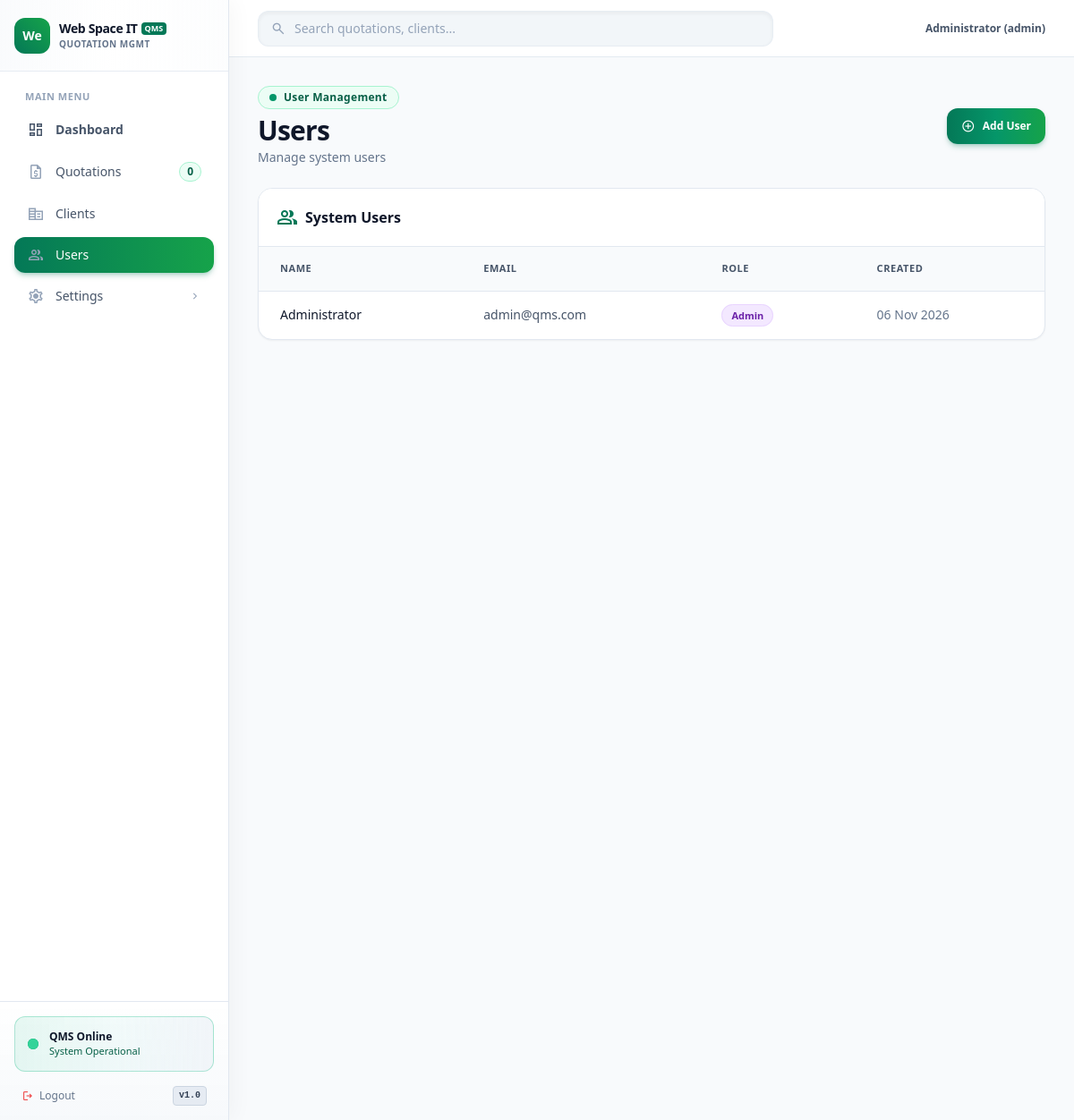
Screenshot of /admin/users/index.php (signed in) with the database file from the repository.
### tables this page shows
CREATE TABLE IF NOT EXISTS company_settings (
    id INT AUTO_INCREMENT PRIMARY KEY,
    company_name VARCHAR(150) NOT NULL,
    logo VARCHAR(255),
    favicon VARCHAR(255),
    address TEXT,
    phone VARCHAR(50),
    email VARCHAR(100),
    website VARCHAR(100),
    currency VARCHAR(10) DEFAULT '৳',
    default_validity_days INT DEFAULT 30,
    default_terms TEXT,
    smtp_host VARCHAR(100),
    smtp_port VARCHAR(10),
    smtp_username VARCHAR(100),
    smtp_password VARCHAR(255),
    smtp_encryption VARCHAR(10),
    from_name VARCHAR(100),
    from_email VARCHAR(100),
    email_template TEXT,
    table_font_family VARCHAR(50) DEFAULT 'inherit',
    table_font_size VARCHAR(10) DEFAULT '14px',
    table_font_style VARCHAR(20) DEFAULT 'normal',
    table_font_weight VARCHAR(20) DEFAULT 'normal',
    table_line_height VARCHAR(10) DEFAULT '1.4',
    table_letter_spacing VARCHAR(10) DEFAULT 'normal',
    table_text_transform VARCHAR(20) DEFAULT 'none',
    table_text_decoration VARCHAR(30) DEFAULT 'none',
    table_text_color VARCHAR(20) DEFAULT '#374151',
    default_authorized_signature VARCHAR(255) DEFAULT 'Authorized Signature',
    block_typography TEXT,
    created_at DATETIME DEFAULT CURRENT_TIMESTAMP,
    updated_at DATETIME DEFAULT CURRENT_TIMESTAMP ON UPDATE CURRENT_TIMESTAMP
);

CREATE TABLE IF NOT EXISTS users (
    id INT AUTO_INCREMENT PRIMARY KEY,
    name VARCHAR(100) NOT NULL,
    email VARCHAR(100) UNIQUE NOT NULL,
    password VARCHAR(255) NOT NULL,
    role ENUM('admin', 'staff') DEFAULT 'staff',
    created_at DATETIME DEFAULT CURRENT_TIMESTAMP,
    updated_at DATETIME DEFAULT CURRENT_TIMESTAMP ON UPDATE CURRENT_TIMESTAMP
);

### admin/users/index.php (the view, shortened to what the rows shown need)
<?php
require_once '../../includes/auth.php';
require_once '../../config/database.php';
require_once '../../includes/functions.php';
$user = new User();
$users = $user->getAll();
require_once '../../includes/header.php';
?>
<main class="w-full pt-16 bg-slate-50 min-h-screen">
    <div class="p-8 flex flex-col gap-6 max-w-[1680px] mx-auto w-full">
        <div class="flex flex-col lg:flex-row lg:items-center lg:justify-between gap-4">
            <div class="flex flex-col">
                <h1 class="text-2xl lg:text-3xl font-extrabold text-slate-900 tracking-tight">Users</h1>
            </div>
        </div>
        <div class="bg-white rounded-2xl shadow-sm border border-slate-200 overflow-hidden flex flex-col">
            <div class="p-5 border-b border-slate-200 bg-white">
                <h2 class="text-base font-extrabold text-slate-900 flex items-center gap-2">
                    <span class="material-symbols-outlined text-emerald-700">people</span> System Users
                </h2>
            </div>
            <div class="overflow-x-auto">
                <table class="w-full text-left border-collapse">
                    <thead>
                        <tr class="bg-slate-50 text-slate-600 text-[11px] font-bold uppercase tracking-wider border-b border-slate-200">
                            <th class="py-4 px-6">Name</th>
                            <th class="py-4 px-6">Email</th>
                            <th class="py-4 px-6">Role</th>
                            <th class="py-4 px-6">Created</th>
                        </tr>
                    </thead>
                    <tbody class="text-sm divide-y divide-slate-100 font-medium">
                        <?php foreach($users as $u): ?>
                        <tr class="hover:bg-slate-50 transition-colors">
                            <td class="py-4 px-6 text-slate-900 font-medium"><?= e($u['name']) ?></td>
                            <td class="py-4 px-6 text-slate-600"><?= e($u['email']) ?></td>
                            <td class="py-4 px-6"><span class="px-2.5 py-1 rounded-full text-[11px] font-bold <?= $u['role']=='admin' ? 'bg-purple-100 text-purple-800 border border-purple-200' : 'bg-blue-100 text-blue-800 border border-blue-200' ?>"><?= ucfirst($u['role']) ?></span></td>
                            <td class="py-4 px-6 text-slate-500 font-medium"><?= date('d M Y', strtotime($u['created_at'])) ?></td>
                        </tr>
                        <?php endforeach; ?>
                    </tbody>
                </table>
            </div>
        </div>
    </div>
</main>
<?php require_once '../../includes/footer.php'; ?>

### includes/header.php (shortened to what the rows shown need)
<?php
require_once __DIR__ . '/../config/database.php';
require_once __DIR__ . '/functions.php';
$company = new Company();
$comp = $company->getSettings();
?>
<!DOCTYPE html>
<html lang="en">
<head>
<script src="https://cdn.tailwindcss.com?plugins=forms,container-queries"></script>
<script id="tailwind-config">
</head>
<body class="bg-slate-50 font-sans text-slate-800 antialiased min-h-screen">
<aside class="fixed left-0 top-0 h-full w-64 bg-white/95 backdrop-blur-xl border-r border-slate-200 z-50 flex flex-col justify-between shadow-[4px_0_24px_rgba(0,0,0,0.04)]">
    <div class="flex flex-col flex-1 overflow-y-auto">
        <div class="h-20 px-4 flex items-center gap-3 border-b border-slate-200/80 bg-gradient-to-r from-slate-50/80 via-white to-slate-50/40">
            <div class="flex items-center gap-2.5 min-w-0">
                <?php if(!empty($comp['logo'])): ?>
                <img alt="<?= e($comp['company_name']) ?>" class="h-10 w-auto object-contain shrink-0 drop-shadow-sm" src="<?= BASE_URL ?>assets/uploads/<?= e($comp['logo']) ?>"/>
                <?php else: ?>
                <div class="w-10 h-10 rounded-xl bg-gradient-to-tr from-emerald-700 to-green-600 flex items-center justify-center text-white font-bold text-sm shrink-0"><?= e(substr($comp['company_name'],0,2)) ?></div>
                <?php endif; ?>
                <div class="flex flex-col min-w-0">
                    <div class="flex items-center gap-1">
                        <span class="font-black text-sm tracking-tight text-slate-900 truncate"><?= e($comp['company_name']) ?></span>
                        <span class="px-1 py-0.2 text-[9px] font-extrabold rounded bg-emerald-700 text-white shadow-xs">QMS</span>
                    </div>
                    <span class="text-[10px] font-semibold text-slate-500 tracking-wider uppercase truncate">Quotation Mgmt</span>
                </div>
            </div>
        </div>
    </div>
</aside>
<div class="pl-64">
<header class="fixed top-0 left-64 right-0 h-16 bg-white/95 backdrop-blur-xl border-b border-slate-200/90 z-40 flex items-center justify-between px-8 shadow-xs">
    <div class="flex items-center gap-3.5 shrink-0 ml-6">
        <span class="text-xs font-semibold text-slate-600"><?= e($currentUser['name'] ?? 'Admin') ?> (<?= e($currentUser['role'] ?? 'admin') ?>)</span>
    </div>
</header>

### rows the page displays
company_settings: company_name "We", company_name "Web Space IT"
users: name "Administrator", role "admin", email "admin@qms.com", role "Admin", created_at "06 Nov 2026"

### other values shown
$qStats "0"
